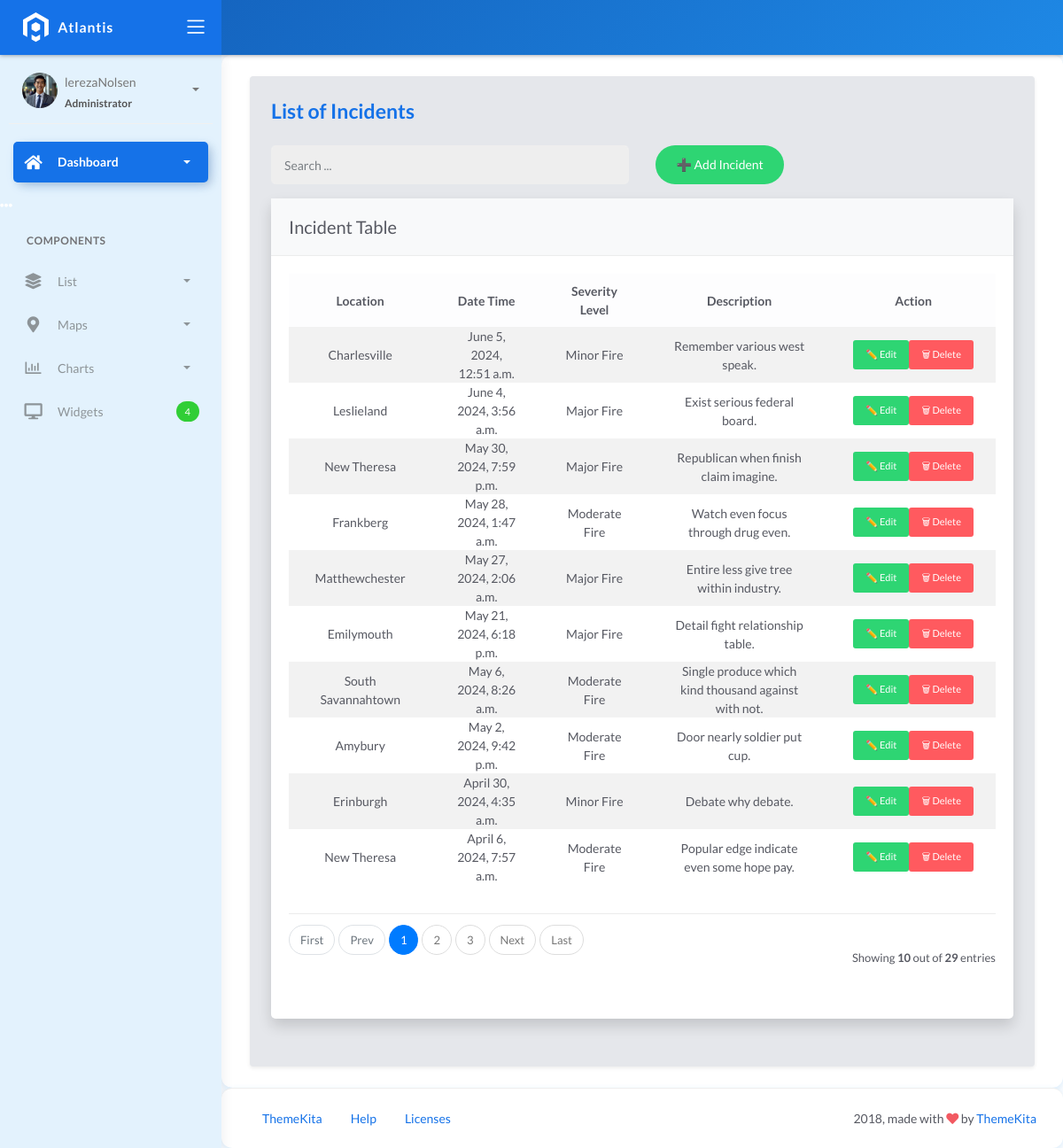
The page /incidents/ on the database as committed earlier.
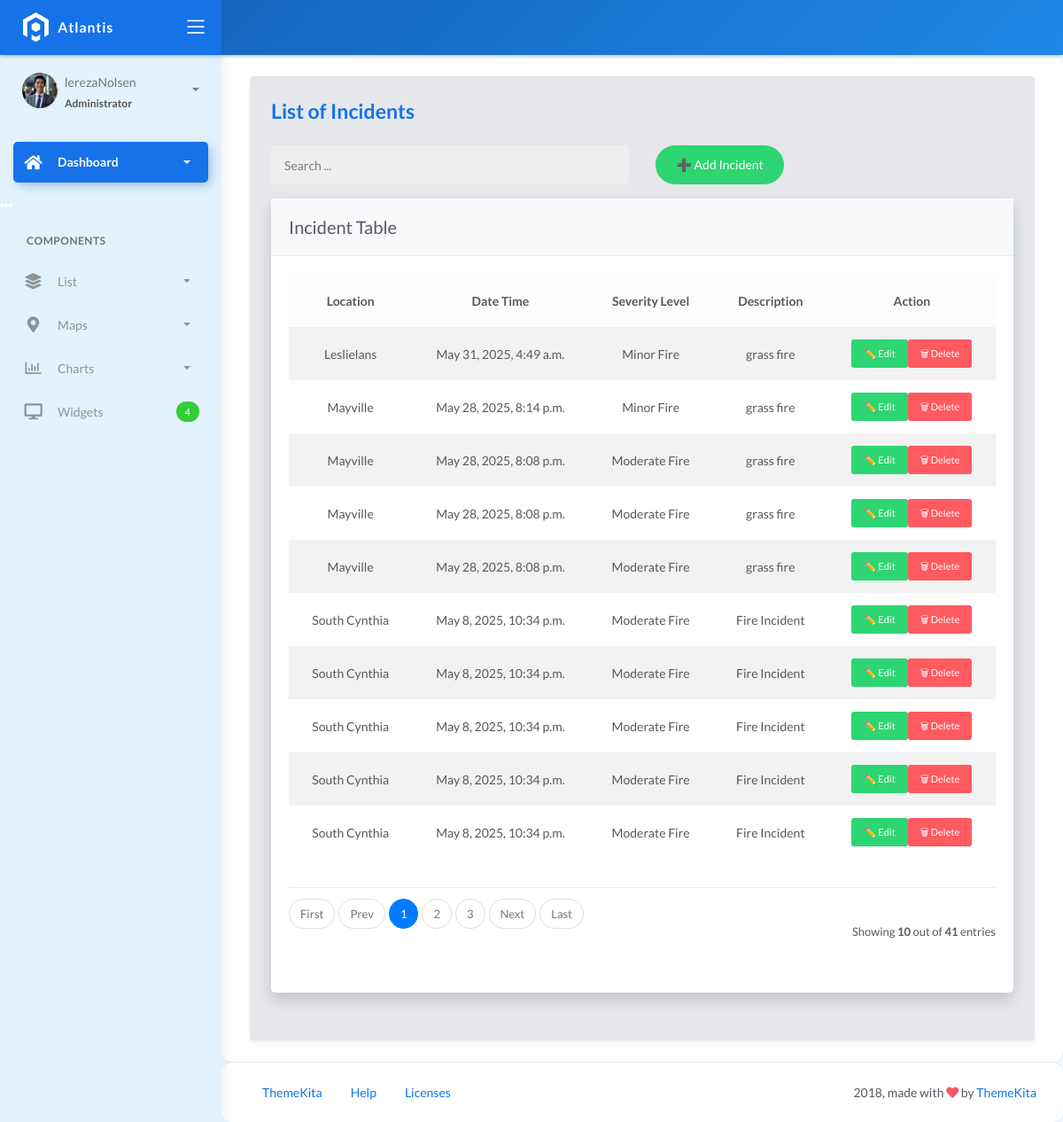
The same page on the database as committed later.
### fire/models.py (models this page shows, shortened)
class BaseModel(models.Model):
    created_at = models.DateTimeField(auto_now_add=True, db_index=True)
    updated_at = models.DateTimeField(auto_now=True)
    class Meta:
        abstract = True

class Incident(BaseModel):
    SEVERITY_CHOICES = (
        ('Minor Fire', 'Minor Fire'),
        ('Moderate Fire', 'Moderate Fire'),
        ('Major Fire', 'Major Fire'),
    )
    location = models.ForeignKey(Locations, on_delete=models.CASCADE)
    date_time = models.DateTimeField(default=timezone.now, blank=True, null=True)
    severity_level = models.CharField(max_length=45, choices=SEVERITY_CHOICES)
    description = models.CharField(max_length=250)
    class Meta:
        ordering = ['-date_time']

class Locations(BaseModel):
    name = models.CharField(max_length=150)
    latitude = models.DecimalField(
        max_digits=22, decimal_places=16, null=True, blank=True)
    longitude = models.DecimalField(
        max_digits=22, decimal_places=16, null=True, blank=True)
    address = models.CharField(max_length=150)
    city = models.CharField(max_length=150)  # can be in separate table
    country = models.CharField(max_length=150)  # can be in separate table
    def __str__(self):
        return self.name

### fire/views.py (the view, shortened to what this page needs)
# urls.py: path('incidents/', IncidentList.as_view(), name='incident-list'),
class IncidentList(ListView):
    model = Incident
    template_name = 'incident_list.html'
    context_object_name = 'incidents'
    paginate_by = 10
    def get_queryset(self, *args, **kwargs):
        qs = super().get_queryset(*args, **kwargs)
        query = self.request.GET.get("q")
        return qs

### templates/incident_list.html (shortened to what this page needs)
{% extends 'base.html' %}
{% load static %}
{% block content %}
<div class="content">
  <div class="page-inner">
    <div class="container custom-container p-4 rounded shadow-sm">
      <h4 class="page-title text-primary mb-4">List of Incidents</h4>
      <div class="row mb-3">
        <div class="col-md-6">
          <form class="navbar-left navbar-form nav-search" action="{% url 'incident-list' %}">
            <div class="input-group">
              <input type="text" placeholder="Search ..." class="form-control" name="q" />
              <div class="input-group-append">
                <span class="input-group-text">
                </span>
              </div>
            </div>
          </form>
        </div>
        <div class="col-md-6 text-end">
          <a href="{% url 'incident-add' %}" class="btn btn-green btn-rounded">➕ Add Incident</a>
        </div>
      </div>
      <div class="card border-0 shadow rounded-4">
        <div class="card-header bg-light text-dark border-bottom rounded-top-4">
          <div class="card-title mb-0 fw-semibold">Incident Table</div>
        </div>
        <div class="card-body">
          <div class="table-responsive">
            <table class="table table-hover table-striped align-middle text-center">
              <thead class="table-light">
                <tr>
                  <th>Location</th>
                  <th>Date Time</th>
                  <th>Severity Level</th>
                  <th>Description</th>
                  <th>Action</th>
                </tr>
              </thead>
              <tbody>
                {% for object in object_list %}
                <tr>
                  <td>{{ object.location }}</td>
                  <td>{{ object.date_time }}</td>
                  <td>{{ object.severity_level }}</td>
                  <td>{{ object.description }}</td>
                  <td>
                    <div class="d-flex justify-content-center gap-2">
                      <a href="{% url 'incident-update' object.pk %}" class="btn btn-sm btn-green">✏️ Edit</a>
                      <a href="{% url 'incident-delete' object.pk %}" class="btn btn-sm btn-red">🗑 Delete</a>
                    </div>
                  </td>
                </tr>
                {% empty %}
                <tr>
                  <td colspan="5" class="text-center text-muted py-4">
                    <strong>No Records Found</strong>
                  </td>
                </tr>
                {% endfor %}
              </tbody>
            </table>
          </div>
          {% include 'includes/pagination.html' %}
        </div>
      </div>
    </div>
  </div>
</div>
{% endblock %}

Rows that differ between the two databases and show on the page:
no longer on this page (row unchanged): Incident: location "Charlesville", date_time "June 5, 2024, 12:51 a.m.", severity_level "Minor Fire", description "Remember various west speak."
no longer on this page (row unchanged): Incident: location "Leslieland", date_time "June 4, 2024, 3:56 a.m.", severity_level "Major Fire", description "Exist serious federal board."
no longer on this page (row unchanged): Incident: location "New Theresa", date_time "May 30, 2024, 7:59 p.m.", severity_level "Major Fire", description "Republican when finish claim imagine."
no longer on this page (row unchanged): Incident: location "Frankberg", date_time "May 28, 2024, 1:47 a.m.", severity_level "Moderate Fire", description "Watch even focus through drug even."
no longer on this page (row unchanged): Incident: location "Matthewchester", date_time "May 27, 2024, 2:06 a.m.", severity_level "Major Fire", description "Entire less give tree within industry."
no longer on this page (row unchanged): Incident: location "Emilymouth", date_time "May 21, 2024, 6:18 p.m.", severity_level "Major Fire", description "Detail fight relationship table."
no longer on this page (row unchanged): Incident: location "South Savannahtown", date_time "May 6, 2024, 8:26 a.m.", severity_level "Moderate Fire", description "Single produce which kind thousand against with not."
no longer on this page (row unchanged): Incident: location "Amybury", date_time "May 2, 2024, 9:42 p.m.", severity_level "Moderate Fire", description "Door nearly soldier put cup."
removed Incident: location "Erinburgh", date_time "April 30, 2024, 4:35 a.m.", severity_level "Minor Fire", description "Debate why debate."
no longer on this page (row unchanged): Incident: location "New Theresa", date_time "April 6, 2024, 7:57 a.m.", severity_level "Moderate Fire", description "Popular edge indicate even some hope pay."
added Incident: location "Leslielans", date_time "May 31, 2025, 4:49 a.m.", severity_level "Minor Fire", description "grass fire"
added Incident: location "Mayville", date_time "May 28, 2025, 8:14 p.m.", severity_level "Minor Fire", description "grass fire"
added Incident: location "Mayville", date_time "May 28, 2025, 8:08 p.m.", severity_level "Moderate Fire", description "grass fire"
added Incident: location "Mayville", date_time "May 28, 2025, 8:08 p.m.", severity_level "Moderate Fire", description "grass fire"
added Incident: location "Mayville", date_time "May 28, 2025, 8:08 p.m.", severity_level "Moderate Fire", description "grass fire"
added Incident: location "South Cynthia", date_time "May 8, 2025, 10:34 p.m.", severity_level "Moderate Fire", description "Fire Incident"
added Incident: location "South Cynthia", date_time "May 8, 2025, 10:34 p.m.", severity_level "Moderate Fire", description "Fire Incident"
added Incident: location "South Cynthia", date_time "May 8, 2025, 10:34 p.m.", severity_level "Moderate Fire", description "Fire Incident"
added Incident: location "South Cynthia", date_time "May 8, 2025, 10:34 p.m.", severity_level "Moderate Fire", description "Fire Incident"
added Incident: location "South Cynthia", date_time "May 8, 2025, 10:34 p.m.", severity_level "Moderate Fire", description "Fire Incident"
Other text that changed with them:
{{ paginator.count }}: "29" → "41"
